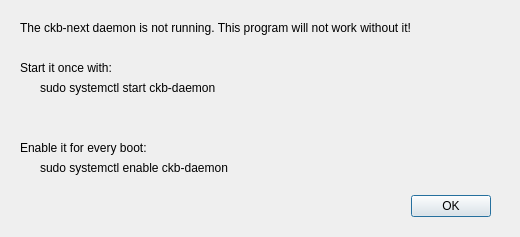
<?xml version="1.0" encoding="UTF-8"?>
<ui version="4.0">
 <class>DaemonDialog</class>
 <widget class="QDialog" name="DaemonDialog">
  <property name="geometry">
   <rect>
    <x>0</x>
    <y>0</y>
    <width>520</width>
    <height>237</height>
   </rect>
  </property>
  <property name="windowTitle">
   <string>Dialog</string>
  </property>
  <widget class="QDialogButtonBox" name="buttonBox">
   <property name="geometry">
    <rect>
     <x>20</x>
     <y>190</y>
     <width>471</width>
     <height>32</height>
    </rect>
   </property>
   <property name="orientation">
    <enum>Qt::Horizontal</enum>
   </property>
   <property name="standardButtons">
    <set>QDialogButtonBox::Ok</set>
   </property>
   <property name="centerButtons">
    <bool>false</bool>
   </property>
  </widget>
  <widget class="QLabel" name="label">
   <property name="geometry">
    <rect>
     <x>20</x>
     <y>20</y>
     <width>471</width>
     <height>16</height>
    </rect>
   </property>
   <property name="text">
    <string>The ckb-next daemon is not running. This program will not work without it!</string>
   </property>
  </widget>
  <widget class="QLabel" name="label_2">
   <property name="geometry">
    <rect>
     <x>20</x>
     <y>60</y>
     <width>471</width>
     <height>16</height>
    </rect>
   </property>
   <property name="text">
    <string>Start it once with:</string>
   </property>
  </widget>
  <widget class="QLabel" name="cmdLabelStart">
   <property name="geometry">
    <rect>
     <x>40</x>
     <y>80</y>
     <width>451</width>
     <height>16</height>
    </rect>
   </property>
   <property name="text">
    <string>sudo systemctl start ckb-daemon</string>
   </property>
   <property name="textInteractionFlags">
    <set>Qt::TextSelectableByKeyboard|Qt::TextSelectableByMouse</set>
   </property>
  </widget>
  <widget class="QLabel" name="label_4">
   <property name="geometry">
    <rect>
     <x>20</x>
     <y>140</y>
     <width>471</width>
     <height>16</height>
    </rect>
   </property>
   <property name="text">
    <string>Enable it for every boot:</string>
   </property>
  </widget>
  <widget class="QLabel" name="cmdLabelEnable">
   <property name="geometry">
    <rect>
     <x>40</x>
     <y>160</y>
     <width>451</width>
     <height>16</height>
    </rect>
   </property>
   <property name="text">
    <string>sudo systemctl enable ckb-daemon</string>
   </property>
   <property name="textInteractionFlags">
    <set>Qt::TextSelectableByKeyboard|Qt::TextSelectableByMouse</set>
   </property>
  </widget>
 </widget>
 <resources/>
 <connections>
  <connection>
   <sender>buttonBox</sender>
   <signal>accepted()</signal>
   <receiver>DaemonDialog</receiver>
   <slot>accept()</slot>
   <hints>
    <hint type="sourcelabel">
     <x>248</x>
     <y>254</y>
    </hint>
    <hint type="destinationlabel">
     <x>157</x>
     <y>274</y>
    </hint>
   </hints>
  </connection>
 </connections>
</ui>
